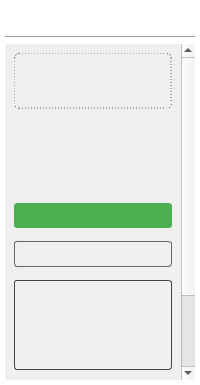
<?xml version="1.0" encoding="UTF-8"?>
<ui version="4.0">
 <class>ProductInfoSidebar</class>
 <widget class="QWidget" name="ProductInfoSidebar">
  <property name="minimumWidth">
   <number>250</number>
  </property>
  <property name="maximumWidth">
   <number>350</number>
  </property>
  <property name="styleSheet">
   <string notr="true">QWidget#ProductInfoSidebar { background-color: transparent; color: #ffffff; }</string>
  </property>
  <layout class="QVBoxLayout" name="rootLayout">
   <property name="spacing">
    <number>5</number>
   </property>
   <property name="leftMargin">
    <number>5</number>
   </property>
   <property name="topMargin">
    <number>5</number>
   </property>
   <property name="rightMargin">
    <number>5</number>
   </property>
   <property name="bottomMargin">
    <number>5</number>
   </property>
   <item>
    <widget class="QLabel" name="headerLabel">
     <property name="alignment">
      <set>Qt::AlignCenter</set>
     </property>
     <property name="styleSheet">
      <string notr="true">font-weight: bold; font-size: 14px; padding: 5px; color: #ffffff;</string>
     </property>
    </widget>
   </item>
   <item>
    <widget class="Line" name="headerLine">
     <property name="orientation">
      <enum>Qt::Horizontal</enum>
     </property>
    </widget>
   </item>
   <item>
    <widget class="QScrollArea" name="scrollArea">
     <property name="widgetResizable">
      <bool>true</bool>
     </property>
     <property name="frameShape">
      <enum>QFrame::NoFrame</enum>
     </property>
     <widget class="QWidget" name="contentWidget">
      <layout class="QVBoxLayout" name="contentLayout">
       <property name="spacing">
        <number>8</number>
       </property>
       <item>
        <widget class="QLabel" name="emptyLabel">
         <property name="alignment">
          <set>Qt::AlignCenter</set>
         </property>
         <property name="wordWrap">
          <bool>true</bool>
         </property>
         <property name="styleSheet">
          <string notr="true">font-size: 12px; color: #999999; padding: 20px 10px; border: 1px dashed #666666; border-radius: 5px;</string>
         </property>
        </widget>
       </item>
       <item>
        <widget class="QLabel" name="errorLabel">
         <property name="alignment">
          <set>Qt::AlignCenter</set>
         </property>
         <property name="wordWrap">
          <bool>true</bool>
         </property>
         <property name="styleSheet">
          <string notr="true">font-size: 11px; color: #d32f2f; padding: 10px;</string>
         </property>
        </widget>
       </item>
       <item>
        <widget class="QLabel" name="titleLabel">
         <property name="alignment">
          <set>Qt::AlignCenter</set>
         </property>
         <property name="wordWrap">
          <bool>true</bool>
         </property>
         <property name="styleSheet">
          <string notr="true">font-size: 13px; font-weight: bold; color: #ffffff;</string>
         </property>
        </widget>
       </item>
       <item>
        <layout class="QHBoxLayout" name="categoryLayout">
         <property name="spacing">
          <number>3</number>
         </property>
         <item>
          <widget class="QLabel" name="ageLabel">
           <property name="alignment">
            <set>Qt::AlignCenter</set>
           </property>
          </widget>
         </item>
         <item>
          <widget class="QLabel" name="categoryLabel">
           <property name="alignment">
            <set>Qt::AlignCenter</set>
           </property>
          </widget>
         </item>
         <item>
          <widget class="QLabel" name="workTypeLabel">
           <property name="alignment">
            <set>Qt::AlignCenter</set>
           </property>
          </widget>
         </item>
         <item>
          <spacer name="categorySpacer">
           <property name="orientation">
            <enum>Qt::Horizontal</enum>
           </property>
          </spacer>
         </item>
        </layout>
       </item>
       <item>
        <widget class="QPushButton" name="urlButton">
         <property name="focusPolicy">
          <enum>Qt::NoFocus</enum>
         </property>
         <property name="styleSheet">
          <string notr="true">QPushButton { background-color: #4CAF50; color: white; padding: 6px; border-radius: 3px; font-size: 10px; } QPushButton:hover { background-color: #45a049; }</string>
         </property>
        </widget>
       </item>
       <item>
        <widget class="QLabel" name="coverLabel">
         <property name="alignment">
          <set>Qt::AlignCenter</set>
         </property>
         <property name="styleSheet">
          <string notr="true">border: 1px solid #666; margin: 5px 0; padding: 5px; border-radius: 3px;</string>
         </property>
        </widget>
       </item>
       <item>
        <widget class="QFrame" name="basicFrame">
         <property name="styleSheet">
          <string notr="true">QFrame#basicFrame { background-color: rgba(255, 255, 255, 0.05); border: 1px solid #444; border-radius: 3px; }</string>
         </property>
         <layout class="QVBoxLayout" name="basicLayout">
          <item>
           <widget class="QLabel" name="pidLabel">
            <property name="wordWrap">
             <bool>true</bool>
            </property>
            <property name="styleSheet">
             <string notr="true">font-size: 11px; color: #cccccc;</string>
            </property>
           </widget>
          </item>
          <item>
           <widget class="QLabel" name="brandLabel">
            <property name="wordWrap">
             <bool>true</bool>
            </property>
            <property name="styleSheet">
             <string notr="true">font-size: 11px; color: #cccccc;</string>
            </property>
           </widget>
          </item>
          <item>
           <widget class="QLabel" name="fileFormatLabel">
            <property name="wordWrap">
             <bool>true</bool>
            </property>
            <property name="styleSheet">
             <string notr="true">font-size: 11px; color: #cccccc;</string>
            </property>
           </widget>
          </item>
          <item>
           <widget class="QLabel" name="workFormatLabel">
            <property name="wordWrap">
             <bool>true</bool>
            </property>
            <property name="styleSheet">
             <string notr="true">font-size: 11px; color: #cccccc;</string>
            </property>
           </widget>
          </item>
         </layout>
        </widget>
       </item>
       <item>
        <widget class="QLabel" name="genreTitleLabel">
         <property name="styleSheet">
          <string notr="true">font-size: 11px; font-weight: bold; color: #ffffff;</string>
         </property>
        </widget>
       </item>
       <item>
        <widget class="QLabel" name="genreLabel">
         <property name="wordWrap">
          <bool>true</bool>
         </property>
         <property name="styleSheet">
          <string notr="true">font-size: 10px; color: #dddddd;</string>
         </property>
        </widget>
       </item>
       <item>
        <widget class="QLabel" name="overviewTitleLabel">
         <property name="styleSheet">
          <string notr="true">font-size: 11px; font-weight: bold; color: #ffffff;</string>
         </property>
        </widget>
       </item>
       <item>
        <widget class="QLabel" name="overviewLabel">
         <property name="wordWrap">
          <bool>true</bool>
         </property>
         <property name="styleSheet">
          <string notr="true">font-size: 10px; color: #cccccc; background-color: rgba(255, 255, 255, 0.05); border: 1px solid #444444; border-radius: 3px; padding: 5px;</string>
         </property>
        </widget>
       </item>
       <item>
        <spacer name="bottomSpacer">
         <property name="orientation">
          <enum>Qt::Vertical</enum>
         </property>
        </spacer>
       </item>
      </layout>
     </widget>
    </widget>
   </item>
  </layout>
 </widget>
 <resources/>
 <connections/>
</ui>
